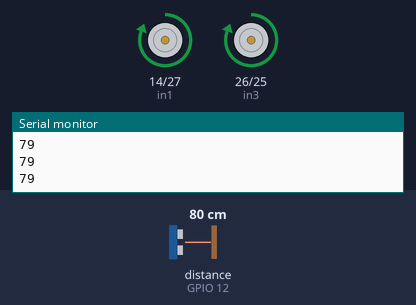
Bench run of a sketch on a simulated ESP32. Shown: motor-driver pin pairs drawn as motors (green arrow = first pin HIGH = forward, orange = second pin HIGH = backward, longer = more drive), the last lines printed to the serial monitor. Wiring (inferred from the names in the program): ultrasonic range finder: trigger GPIO 13; echo GPIO 12. The test bench sets the inputs (shaded band); at power-on: distance to the obstacle (sensor on GPIO 12) 80 cm. The echo pulse lasts 58.3 µs per cm.

Above: at 1.2 s.
1.3 s: distance to the obstacle (sensor on GPIO 12) set to 22 cm
2.8 s: distance to the obstacle (sensor on GPIO 12) set to 19 cm
At 4.45 s:
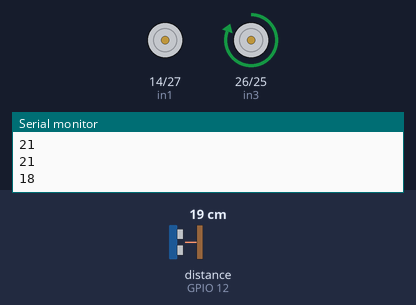
At 5.1 s:
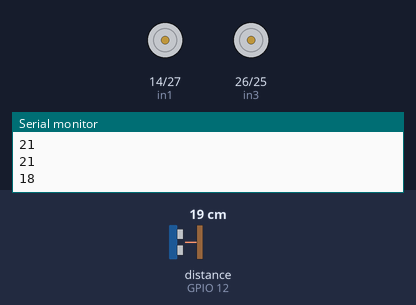
5.8 s: distance to the obstacle (sensor on GPIO 12) set to 35 cm
8.8 s: distance to the obstacle (sensor on GPIO 12) set to 2 cm
At 9.7 s:
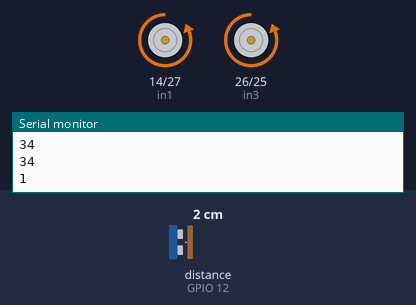
Timing chart, 0 to 12.8 s (numbered marks = the images above; inputs shaded):
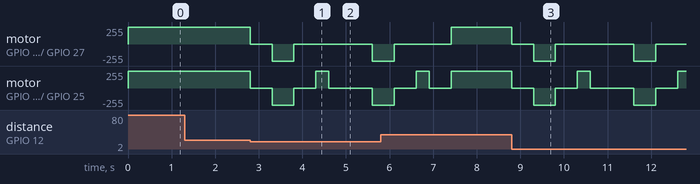

Measured:
- the behaviour switches between 21 and 20 cm on distance to the obstacle (sensor on GPIO 12) (found by bisection; images 0 and 1)

The sketch:

Robot_1.ino
```cpp
//Autonomous Robot with ULTRASONIC SENSOR and ESP32,L298N
int in1 = 14;
int in2 = 27;
int in3 = 26;
int in4 = 25;

int trigPin = 13;
int echoPin = 12;

long duration;
int distance;

void setup() {
  pinMode(in1, OUTPUT);
  pinMode(in2, OUTPUT);
  pinMode(in3, OUTPUT);
  pinMode(in4, OUTPUT);

  pinMode(trigPin, OUTPUT);
  pinMode(echoPin, INPUT);

  Serial.begin(9600);
}

void loop() {
  distance = getDistance();
  Serial.println(distance);
  if (distance < 20) {
    robotStop();
    delay(500);
    robotBack();
    delay(500);
    robotStop();
    delay(500);
    robotLeft();
    delay(500);
    robotStop();
  } else {
    robotFront();
  }
}

int getDistance() {
  digitalWrite(trigPin, LOW);
  delayMicroseconds(2);
  digitalWrite(trigPin, HIGH);
  delayMicroseconds(10);
  digitalWrite(trigPin, LOW);
  duration = pulseIn(echoPin, HIGH);
  distance = duration * 0.034 / 2;
  return distance;

}
void robotFront() {
  digitalWrite(in1, HIGH);
  digitalWrite(in2, LOW);
  digitalWrite(in3, HIGH);
  digitalWrite(in4, LOW);
}
void robotBack() {
  digitalWrite(in1, LOW);
  digitalWrite(in2, HIGH);
  digitalWrite(in3, LOW);
  digitalWrite(in4, HIGH);
}
void robotLeft() {
  digitalWrite(in1, LOW);
  digitalWrite(in2, LOW);
  digitalWrite(in3, HIGH);
  digitalWrite(in4, LOW);
  delay(300);
  robotStop();
}
void robotRight() {
  digitalWrite(in1, HIGH);
  digitalWrite(in2, LOW);
  digitalWrite(in3, LOW);
  digitalWrite(in4, LOW);
  delay(300);
  robotStop();
}
void robotStop() {
  digitalWrite(in1, LOW);
  digitalWrite(in2, LOW);
  digitalWrite(in3, LOW);
  digitalWrite(in4, LOW);
}
```
